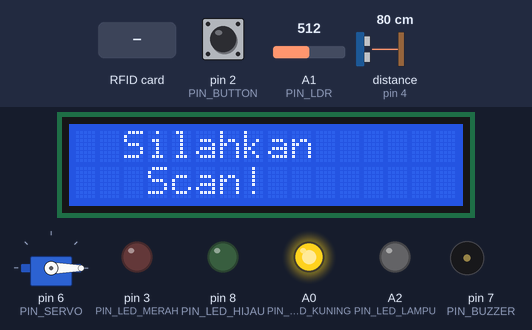
A sketch run on a simulated Arduino Uno, built with avr-gcc and run on an emulated ATmega328P. Parts: servo, 16×2 character LCD, output pins drawn as LEDs (lit = HIGH), buzzer (waves = sounding, pin HIGH). Wiring (from diagram.json): ultrasonic range finder: trigger pin 5; echo pin 4. The inputs (shaded band) are chosen by the test bench; at power-on: pin 2 (PIN_BUTTON) HIGH, distance to the obstacle (sensor on pin 4) 80 cm, A1 (PIN_LDR) = 512. The echo pulse lasts 58.3 µs per cm; pins used as bus, display or sensor lines are not drawn; what the sketch prints to the serial monitor is not drawn.

Above: at 3.3 s.
3.4 s: pin 2 (PIN_BUTTON) pulled LOW for 0.15 s
At 3.68 s:
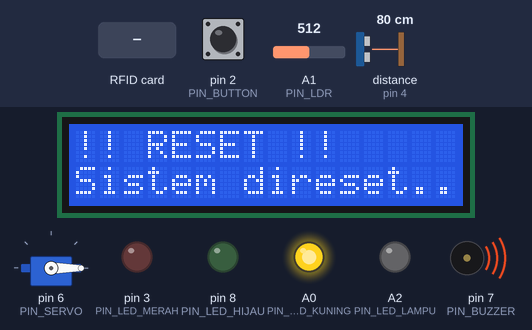
4.1 s: RFID card 5E 7A 19 C4 held to the reader
At 7.3 s:
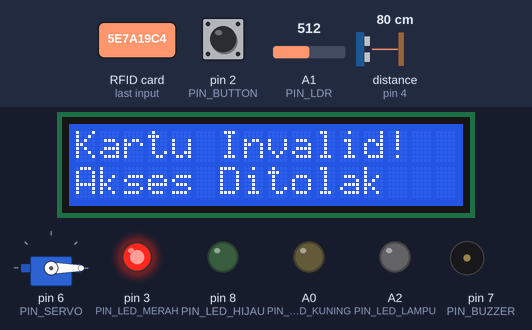
7.6 s: RFID card 01 02 03 04 held to the reader
At 11.6 s:
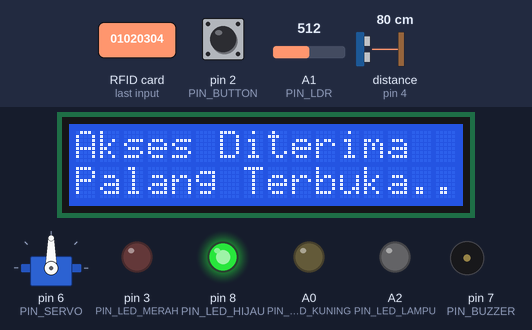
11.8 s: distance to the obstacle (sensor on pin 4) set to 5 cm
13.3 s: distance to the obstacle (sensor on pin 4) set to 2 cm
At 13.8 s:
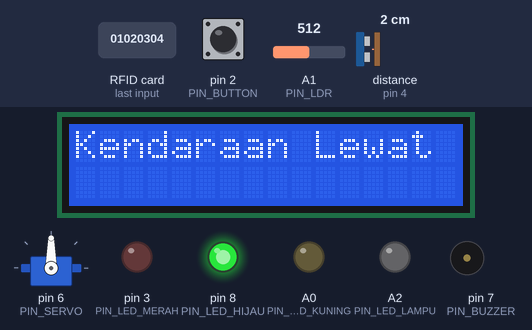
18.9 s: A1 (PIN_LDR) set to 491
At 20.4 s:
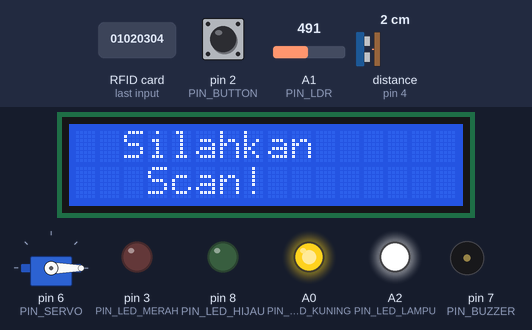
Timing chart, 0 to 21.7 s (numbered marks = the images above; inputs shaded):
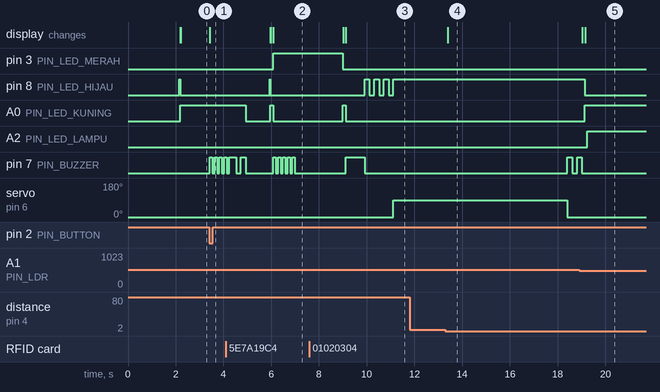

The sketch:

sketch.ino
```cpp
// ============================================================
// SISTEM PARKIR OTOMATIS BERBASIS ARDUINO UNO
// Mata Kuliah  : Sistem Mikrokontroler (TK244004)
// Universitas  : Universitas Jenderal Soedirman
// ============================================================

#include <SPI.h>
#include <MFRC522.h>
#include <Servo.h>
#include <Wire.h>
#include <LiquidCrystal_I2C.h>

// ── PIN ──────────────────────────────────────────
#define PIN_RFID_SS    10
#define PIN_RFID_RST   9
#define PIN_SERVO      6
#define PIN_TRIG       5
#define PIN_ECHO       4
#define PIN_BUZZER     7
#define PIN_LED_HIJAU  8    // Berkedip saat kartu VALID (slot tersedia)
#define PIN_LED_MERAH  3    // Menyala saat slot penuh / kartu invalid
#define PIN_BUTTON     2
#define PIN_LED_KUNING A0   // LED indikator RFID siap discan
#define PIN_LDR        A1   // Sensor cahaya LDR (ANALOG)
#define PIN_LED_LAMPU  A2   // Lampu parkir otomatis (OUTPUT)

// ── KONFIGURASI ──────────────────────────────────
#define KAPASITAS_SLOT  3
#define JARAK_BATAS     120    // cm — batas deteksi kendaraan untuk scan RFID
#define JARAK_DEKAT     3     // cm — trigger hitung mundur
#define JEDA_TUTUP      5000  // ms — hitung mundur 5 detik
#define AMBANG_GELAP    500   // Ambang batas LDR untuk malam
#define SERVO_BUKA      90
#define SERVO_TUTUP     0

// ── UID KARTU RFID TERDAFTAR ─────────────────────
const byte UID_TERDAFTAR[][4] = {
  {0x01, 0x02, 0x03, 0x04},  // Kartu 1
  {0x11, 0x22, 0x33, 0x44},  // Kartu 2
  {0x55, 0x66, 0x77, 0x88}   // Kartu 3
};
const int JUMLAH_KARTU = 3;

// ── OBJEK ────────────────────────────────────────
MFRC522 rfid(PIN_RFID_SS, PIN_RFID_RST);
Servo servoSalang;
LiquidCrystal_I2C lcd(0x27, 16, 2);

// ── VARIABEL GLOBAL ───────────────────────────────
int           slotTerisi          = 0;
bool          palangTerbuka       = false;
bool          kendaraanTerdeteksi = false;     // Status deteksi kendaraan oleh ultrasonic (mode tunggu)
bool          hitungMundurAktif   = false;     // Flag hitung mundur sedang berjalan
bool          lampuMenyala        = false;
int           detikTerakhir       = -1;        // Untuk notifikasi per detik
unsigned long waktuMulaiHitung    = 0;         // Timestamp mulai hitung mundur 5 detik
unsigned long waktuCekLDR         = 0;         // Interval cek LDR
volatile bool resetDarurat        = false;     // Status lampu parkir

// ── ISR INTERRUPT ─────────────────────────────────
void ISR_ResetDarurat() {
  resetDarurat = true;
}

// ══════════════════════════════════════════════════
// SETUP
// ══════════════════════════════════════════════════
void setup() {
  Serial.begin(9600);
  Serial.println("=== SISTEM PARKIR OTOMATIS AKTIF===");

  // GPIO pin mode
  pinMode(PIN_TRIG,      OUTPUT);
  pinMode(PIN_ECHO,      INPUT);
  pinMode(PIN_BUZZER,    OUTPUT);
  pinMode(PIN_LED_HIJAU, OUTPUT);
  pinMode(PIN_LED_MERAH, OUTPUT);
  pinMode(PIN_BUTTON,    INPUT_PULLUP);
  pinMode(PIN_LED_KUNING, OUTPUT);
  pinMode(PIN_LED_LAMPU, OUTPUT);     // Lampu parkir

  // Pastikan semua LED mati saat startup
  digitalWrite(PIN_LED_KUNING, LOW);
  digitalWrite(PIN_LED_HIJAU,  LOW);
  digitalWrite(PIN_LED_MERAH,  LOW);
  digitalWrite(PIN_LED_LAMPU,  LOW);  // Lampu mati saat startup

  // Interrupt eksternal — D2 (INT0)
  attachInterrupt(digitalPinToInterrupt(PIN_BUTTON), ISR_ResetDarurat, FALLING);

  // SPI + RFID
  SPI.begin();
  rfid.PCD_Init();
  Serial.println("RFID siap.");

  // Servo
  servoSalang.attach(PIN_SERVO);
  servoSalang.write(SERVO_TUTUP);
  Serial.println("Servo siap.");

  // LCD I2C
  lcd.init();
  lcd.backlight();
  tampilkanLCD("Sistem Parkir", "Siap Beroperasi");
  Serial.println("LCD siap.");

  // Cek kondisi cahaya saat startup
  cekSensorLDR();

  delay(2000);
  updateStatusSistem();
  Serial.println("Scan kartu RFID untuk masuk...");
}

// ══════════════════════════════════════════════════
// LOOP UTAMA
// ══════════════════════════════════════════════════
void loop() {

  // ── CEK INTERRUPT RESET ──────────────────────
  if (resetDarurat) {
    resetDarurat = false;
    prosesReset();
    return;
  }

  // Cek sensor LDR setiap 2 detik (non-blocking)
  if (millis() - waktuCekLDR >= 2000) {
    waktuCekLDR = millis();
    cekSensorLDR();
  }

  // ═══════════════════════════════════════════════════
  // JIKA PALANG TERBUKA: logika penutupan
  // ═══════════════════════════════════════════════════
  if (palangTerbuka) {

    // ── Jika hitung mundur BELUM aktif: cek sensor ──
    if (!hitungMundurAktif) {
      float jarak = ukurJarak();

      Serial.print("[PALANG TERBUKA] Jarak: ");
      Serial.print(jarak);
      Serial.println(" cm | Menunggu kendaraan melewati palang...");

      // Trigger: kendaraan mendekat/melewati (<= 3cm)
      if (jarak <= JARAK_DEKAT && jarak > 0) {
        hitungMundurAktif = true;
        waktuMulaiHitung = millis();
        detikTerakhir = -1;
        Serial.println("Palang tertutup dalam 5 detik...");
        tampilkanLCD("Kendaraan Lewat", " ");
      }
    }

    // ── Jika hitung mundur SUDAH aktif: berjalan MANDIRI ──
    else {
      unsigned long waktuSekarang = millis();
      unsigned long elapsed = waktuSekarang - waktuMulaiHitung;
      unsigned long sisaWaktu = JEDA_TUTUP - elapsed;
      int sisaDetik = sisaWaktu / 1000;

      // Notifikasi hanya setiap 1 detik
      if (sisaDetik != detikTerakhir) {
        detikTerakhir = sisaDetik;

        Serial.print("[HITUNG MUNDUR] Sisa: ");
        Serial.println(sisaDetik);

        if (sisaDetik == 0) {
          Serial.println("[HITUNG MUNDUR] 1 detik lagi...");
        }
      }

      // Cek apakah 5 detik sudah selesai
      if (elapsed >= JEDA_TUTUP) {
        Serial.println("Menutup palang...");
        tutupPalang();
        slotTerisi++;
        Serial.print("Mobil masuk. Slot terisi: ");
        Serial.println(slotTerisi);
        updateStatusSistem();
      }
    }

    delay(100);
    return;
  }

  // ═══════════════════════════════════════════════════
  // JIKA PALANG TERTUTUP: deteksi kendaraan & scan RFID
  // ═══════════════════════════════════════════════════

  float jarak = ukurJarak();

  // Jika ada kendaraan terdeteksi (jarak < batas 20cm)
  if (jarak < JARAK_BATAS && jarak > 0) {
    if (!kendaraanTerdeteksi) {
      kendaraanTerdeteksi = true;
      digitalWrite(PIN_LED_KUNING, HIGH);   // Kuning nyala = RFID aktif
      // LED hijau MATI saat kuning menyala (mode tunggu scan)
      digitalWrite(PIN_LED_HIJAU, LOW);
      digitalWrite(PIN_LED_MERAH, LOW);
      tampilkanLCD("  Silahkan", "   Scan!");
      Serial.println("Kendaraan terdeteksi. RFID aktif. Scan kartu!");
    }
  } else {
    // Tidak ada kendaraan terdeteksi
    if (kendaraanTerdeteksi) {
      kendaraanTerdeteksi = false;
      digitalWrite(PIN_LED_KUNING, LOW);
      updateStatusSistem();
      Serial.println("Kendaraan tidak terdeteksi. Menunggu...");
    }
  }

  // CEK RFID HANYA JIKA ADA KENDARAAN
  if (!kendaraanTerdeteksi) {
    return;
  }

  // CEK KARTU RFID
  if (!rfid.PICC_IsNewCardPresent() || !rfid.PICC_ReadCardSerial()) {
    return;
  }

  // Kartu terdeteksi — print UID ke Serial Monitor
  Serial.print("Kartu terdeteksi! UID: ");
  for (byte i = 0; i < rfid.uid.size; i++) {
    Serial.print(rfid.uid.uidByte[i] < 0x10 ? " 0" : " ");
    Serial.print(rfid.uid.uidByte[i], HEX);
  }
  Serial.println();

  // PERCABANGAN KONDISI KARTU
  if (slotTerisi >= KAPASITAS_SLOT) {
    // ── SLOT PENUH ──
    Serial.println("SLOT PENUH!");
    tampilkanLCD("  SLOT PENUH!", "Maaf, coba lagi");
    // LED merah NYALA = slot penuh
    digitalWrite(PIN_LED_MERAH, HIGH);
    digitalWrite(PIN_LED_HIJAU, LOW);
    digitalWrite(PIN_LED_KUNING, LOW);
    bunyikanBuzzer(3, 150);
    delay(2000);
    // Kembali ke mode tunggu scan
    digitalWrite(PIN_LED_MERAH, LOW);
    digitalWrite(PIN_LED_KUNING, HIGH);
    tampilkanLCD("  Silahkan", "   Scan!");

  } else if (cekKartuTerdaftar(rfid.uid.uidByte, rfid.uid.size)) {
    // ── KARTU VALID + SLOT TERSEDIA ──
    Serial.println("Kartu VALID. Buka palang!");
    tampilkanLCD("Akses Diterima", "Palang Terbuka..");
    // LED hijau BERKEDIP = indikator slot tersedia
    digitalWrite(PIN_LED_KUNING, LOW);
    digitalWrite(PIN_LED_MERAH, LOW);
    bunyikanBuzzer(1, 800);
    // Berkedip 3x sebagai indikator slot tersedia
    for (int i = 0; i < 3; i++) {
      digitalWrite(PIN_LED_HIJAU, HIGH);
      delay(200);
      digitalWrite(PIN_LED_HIJAU, LOW);
      delay(200);
    }
    digitalWrite(PIN_LED_HIJAU, HIGH);  // Nyala terus setelah berkedip
    bukaPalang();

  } else {
    // ── KARTU TIDAK TERDAFTAR ──
    Serial.println("Kartu TIDAK TERDAFTAR!");
    tampilkanLCD("Kartu Invalid!", "Akses Ditolak");
    // LED merah NYALA = kartu invalid
    digitalWrite(PIN_LED_MERAH, HIGH);
    digitalWrite(PIN_LED_HIJAU, LOW);
    digitalWrite(PIN_LED_KUNING, LOW);
    bunyikanBuzzer(5, 100);
    delay(2000);
    // Kembali ke mode tunggu scan
    digitalWrite(PIN_LED_MERAH, LOW);
    digitalWrite(PIN_LED_KUNING, HIGH);
    tampilkanLCD("  Silahkan", "   Scan!");
  }

  // Stop komunikasi RFID
  rfid.PICC_HaltA();
  rfid.PCD_StopCrypto1();
}

// ══════════════════════════════════════════════════
// FUNGSI-FUNGSI
// ══════════════════════════════════════════════════

// Sensor LDR — deteksi cahaya (ANALOG)
void cekSensorLDR() {
  int nilaiCahaya = analogRead(PIN_LDR);  // Baca sensor analog (0-1023)
  Serial.print("[SENSOR LDR] Nilai cahaya: ");
  Serial.println(nilaiCahaya);

  if (nilaiCahaya < AMBANG_GELAP) {
    // Malam / gelap → nyalakan lampu parkir
    if (!lampuMenyala) {
      lampuMenyala = true;
      digitalWrite(PIN_LED_LAMPU, HIGH);
      Serial.println("[SENSOR LDR] Malam terdeteksi. Lampu parkir MENYALA.");
    }
  } else {
    // Siang → matikan lampu parkir
    if (lampuMenyala) {
      lampuMenyala = false;
      digitalWrite(PIN_LED_LAMPU, LOW);
      Serial.println("[SENSOR LDR] Siang terdeteksi. Lampu parkir MATI.");
    }
  }
}

float ukurJarak() {
  digitalWrite(PIN_TRIG, LOW);
  delayMicroseconds(2);
  digitalWrite(PIN_TRIG, HIGH);
  delayMicroseconds(10);
  digitalWrite(PIN_TRIG, LOW);

  long durasi = pulseIn(PIN_ECHO, HIGH, 30000);
  return (durasi * 0.0343) / 2.0;
}

// Perbaikan BUG: perbandingan UID menggunakan memcmp()
bool cekKartuTerdaftar(byte* uid, byte ukuranUID) {
  if (ukuranUID != 4) return false;

  for (int i = 0; i < JUMLAH_KARTU; i++) {
    if (memcmp(uid, UID_TERDAFTAR[i], 4) == 0) {
      Serial.print("[DEBUG] Kartu cocok dengan index: ");
      Serial.println(i);
      return true;
    }
  }
  return false;
}

// Buka palang + reset flag hitung mundur
void bukaPalang() {
  servoSalang.write(SERVO_BUKA);
  palangTerbuka = true;
  kendaraanTerdeteksi = false;
  hitungMundurAktif = false;
  waktuMulaiHitung = 0;
  detikTerakhir = -1;
  digitalWrite(PIN_LED_KUNING, LOW);
  // LED Hijau tetap nyala (sudah dinyalakan setelah berkedip)
  Serial.println("Palang TERBUKA. Menunggu kendaraan melewati palang...");
}

// Tutup palang + reset flag
void tutupPalang() {
  servoSalang.write(SERVO_TUTUP);
  palangTerbuka = false;
  hitungMundurAktif = false;
  waktuMulaiHitung = 0;
  detikTerakhir = -1;
  // LED Hijau/Merah dikontrol oleh updateStatusSistem() setelah ini
  Serial.println("Palang TERTUTUP.");
  bunyikanBuzzer(2, 200);
}

void bunyikanBuzzer(int jumlah, int durasi) {
  for (int i = 0; i < jumlah; i++) {
    digitalWrite(PIN_BUZZER, HIGH);
    delay(durasi);
    digitalWrite(PIN_BUZZER, LOW);
    if (i < jumlah - 1) delay(durasi);
  }
}

// Update LCD + LED sesuai status slot (sama seperti kode asli)
void updateStatusSistem() {
  int slotKosong = KAPASITAS_SLOT - slotTerisi;

  Serial.print("Status -> Terisi: ");
  Serial.print(slotTerisi);
  Serial.print(" | Kosong: ");
  Serial.println(slotKosong);

  // LED indikator — percabangan if/else (sama seperti kode asli)
  if (slotKosong <= 0) {
    digitalWrite(PIN_LED_MERAH, HIGH);
    digitalWrite(PIN_LED_HIJAU, LOW);
  } else {
    digitalWrite(PIN_LED_HIJAU, HIGH);
    digitalWrite(PIN_LED_MERAH, LOW);
  }

  // LCD I2C update
  String baris1 = "Slot: " + String(slotTerisi) + "/" + String(KAPASITAS_SLOT);
  String baris2 = (slotKosong > 0)
    ? "Kosong: " + String(slotKosong)
    : "  PARKIR PENUH!";
  tampilkanLCD(baris1, baris2);
}

void tampilkanLCD(String baris1, String baris2) {
  lcd.clear();
  lcd.setCursor(0, 0);
  lcd.print(baris1);
  lcd.setCursor(0, 1);
  lcd.print(baris2);
}

// Reset semua flag dan LED
void prosesReset() {
  Serial.println("!!! RESET DARURAT !!!");
  tampilkanLCD("!! RESET !!", "Sistem direset..");
  bunyikanBuzzer(5, 100);
  tutupPalang();
  slotTerisi          = 0;
  palangTerbuka       = false;
  kendaraanTerdeteksi = false;
  hitungMundurAktif   = false;
  waktuMulaiHitung    = 0;
  detikTerakhir       = -1;
  lampuMenyala        = false;          // lampu menyala
  digitalWrite(PIN_LED_KUNING, LOW);
  digitalWrite(PIN_LED_LAMPU,  LOW);    // lampu mati
  delay(1000);
  updateStatusSistem();
  Serial.println("Reset selesai.");
}
```

Measured:
- the behaviour switches between 4 and 3 cm on distance to the obstacle (sensor on pin 4) (found by bisection; images 3 and 4)
- the behaviour switches between 500 and 499 on A1 (PIN_LDR) (found by bisection; images 4 and 5)
- after the input at 3.4 s, pin 7 (PIN_BUZZER): alternates HIGH for 0.10 s and LOW for 0.10 s, starting at once; the display: changes at once (image 1)
- after the input at 4.1 s, pin 3 (PIN_LED_MERAH): LOW → HIGH after 2.0 s; the display: first differs from a run without the input after 2.0 s (image 2)
- after the input at 7.6 s, pin 8 (PIN_LED_HIJAU): alternates HIGH for 0.20 s and LOW for 0.20 s, 7 changes in all, then stays HIGH, starting after 2.3 s; pin 7 (PIN_BUZZER): LOW → HIGH after 1.5 s, → LOW 0.80 s later; servo on pin 6 (PIN_SERVO): 0° → 90° after 3.5 s; the display: first differs from a run without the input after 1.5 s (image 3)
- after the input at 11.8 s, every drawn part: stays the same
- after the input at 13.3 s, pin 7 (PIN_BUZZER): LOW → HIGH after 5.1 s, → LOW 0.20 s later, → HIGH 0.20 s later; servo on pin 6 (PIN_SERVO): 90° → 0° after 5.1 s; the display: changes after 0.10 s (image 4)
- after the input at 18.9 s, A2 (PIN_LED_LAMPU): LOW → HIGH after 0.33 s
